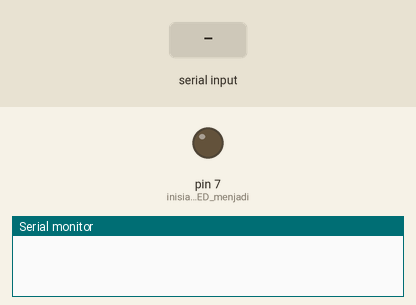
Simulated run of this sketch. Board: Arduino Uno, built with avr-gcc and run on an emulated ATmega328P. Parts: output pins drawn as LEDs (lit = HIGH), the last lines printed to the serial monitor. The test bench sets the inputs (shaded band).

Above: at 1.2 s.
1.3 s: "0\n" received over Serial
At 1.6 s:
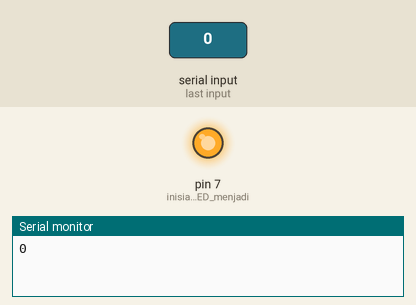
2.8 s: "1\n" received over Serial
At 4.0 s:
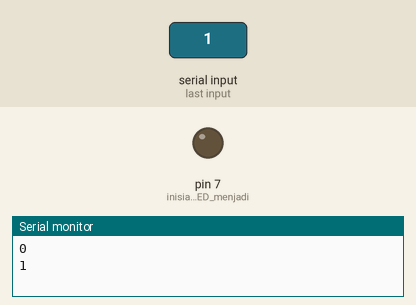
Timing chart, 0 to 5.8 s (numbered marks = the images above; inputs shaded):
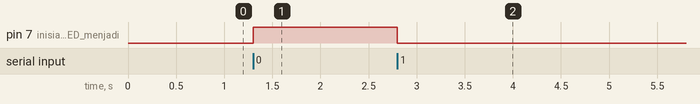

The sketch:

LED_AC_Bluetooth.ino
```cpp
#include <SoftwareSerial.h>
SoftwareSerial module_bluetooth(0, 1); // pin RX | TX

char data = 0;
void setup()
{
  Serial.begin(9600);
  pinMode(7, OUTPUT);  //inisialisasi LED menjadi output

}
void loop()
{
  if(Serial.available() > 0)
  {
    data = Serial.read();Serial.print(data);    //Pembacaan dan ditampilkan data yang masuk
    Serial.print("\n");
    //Data yang masuk
    if(data == '0'){
    digitalWrite(7, HIGH); //diberikan waktu tunda 1 detik
    }
    else if(data == '1'){
    digitalWrite(7, LOW);
    }

}}
```

Measured:
- after the input at 1.3 s, pin 7 (inisialisasi_LED_menjadi): LOW → HIGH at once
- after the input at 2.8 s, pin 7 (inisialisasi_LED_menjadi): HIGH → LOW at once
